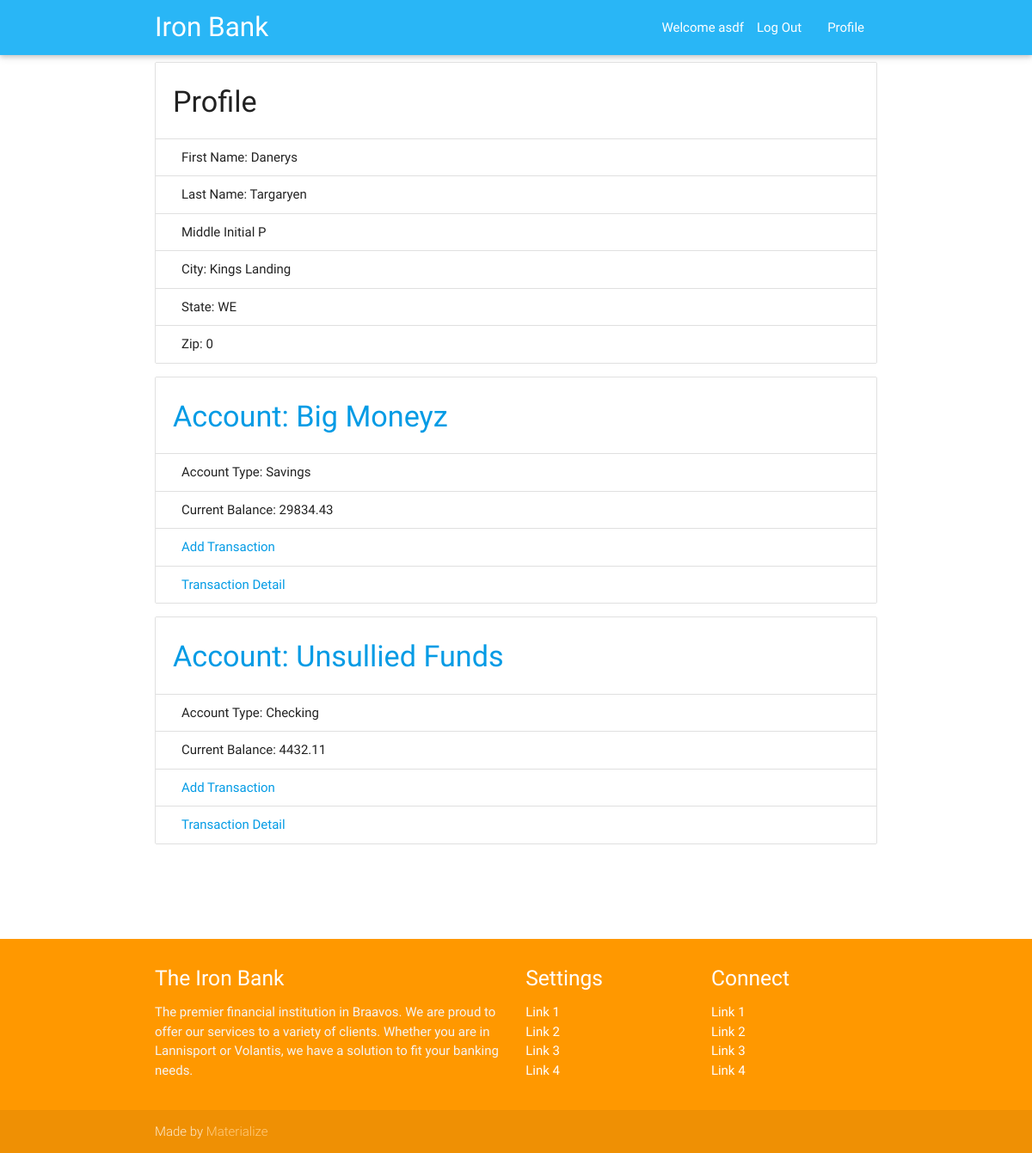
Page /account/profile/ (signed in) on the earlier database version.
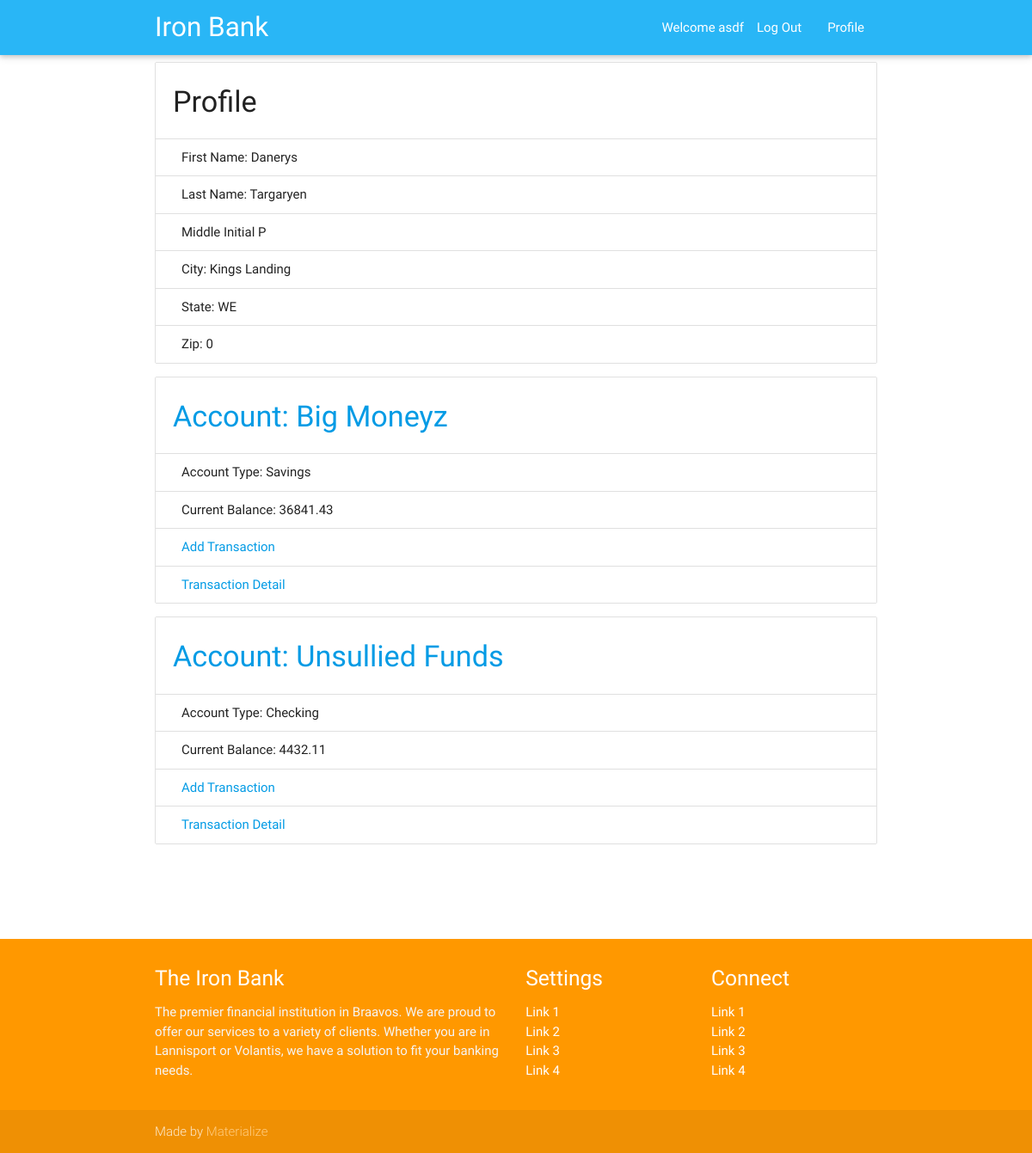
Same page on the later database version.
### bankapp/models.py (models this page shows, shortened)
class Account(models.Model):
    account_type = models.CharField(max_length=30, choices=ACCOUNT_CHOICES)
    description = models.CharField(max_length=200)
    current_balance = models.DecimalField(max_digits=10, decimal_places=2)
    beginning_balance = models.DecimalField(max_digits=10, decimal_places=2, default=0)

### bankapp/views.py (the view)
# urls.py: url(r'^account/profile/', ProfileView.as_view(), name='user_profile'),
class ProfileView(RestrictedAccessMixin, View):
    def get(self, request):
        if self.request.user:
            customer_profile = Customer.objects.get(user=self.request.user)
            customer_account = Account.objects.filter(acctxref__customer=customer_profile)
            return render(request, 'bankapp/customer_list.html', {'profile': customer_profile,
                                                                  'account': customer_account
                                                                  }
                          )
        else:
            return reverse('custinfo')

### templates/bankapp/customer_list.html
{% extends 'base.html' %}
{% block content %}
<div class="container"><span>
    <div>
    <ul class="collection with-header">
        <li class="collection-header"><h4>Profile</h4></li>
        <li class="collection-item">First Name: {{ profile.first_name }}</li>
        <li class="collection-item">Last Name: {{ profile.last_name }}</li>
        <li class="collection-item">Middle Initial {{ profile.middle_initial }}</li>
        <li class="collection-item">City: {{ profile.city }}</li>
        <li class="collection-item">State: {{ profile.state }}</li>
        <li class="collection-item">Zip: {{ profile.zip_code }}</li>
      </ul>
    </div>
    <div>
        {% for foo in account %}
            <ul class="collection with-header">
        <li class="collection-header"><h4><a href="{% url 'manage' foo.pk %}">Account: {{ foo.description }}</a></h4></li>
            <li class="collection-item">Account Type: {{ foo.get_account_type_display }}</li>
            <li class="collection-item">Current Balance: {{ foo.current_balance }}</li>
            <li class="collection-item"><a href="{% url 'transaction' foo.pk %}">Add Transaction</a></li>
            <li class="collection-item"><a href="{% url 'transdetail' foo.pk %}">Transaction Detail</a></li>
            </ul>
        {% endfor %}
        </div>
</span>
</div>
{% endblock %}

Differences in the rows shown:
changed Account "Big Moneyz": current_balance "29834.43" → "36841.43"
